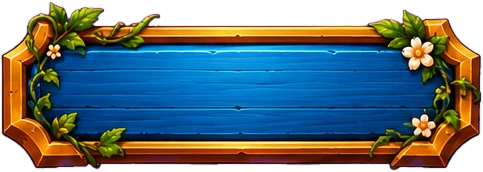
#> input picture ui/ans-blue.webp, 483 x 172 px
$ python sheet_green.py ../ui/ans-blue.webp ../ui/ans-gold.webp ../ui/ans-gold.webp
#> lines starting #> are read from the running program, lines starting #| are printed output that depends on the picture
"""Izreže sve elemente s magenta lista u zasebne WebP datoteke (redom: gore-dolje, lijevo-desno)."""
import sys, os
import numpy as np
from PIL import Image, ImageFilter
from scipy import ndimage
src, out, prefix = sys.argv[1], sys.argv[2], sys.argv[3]
a = np.asarray(Image.open(src).convert('RGB')).astype(np.float32)
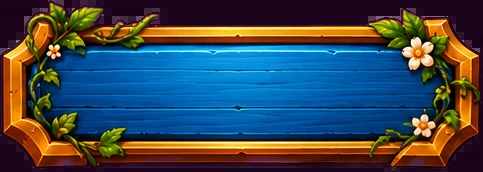
#> a: shape (172, 483, 3) float32; mean R, G, B 60.2, 71.1, 80.1
r, g, b = a[..., 0], a[..., 1], a[..., 2]
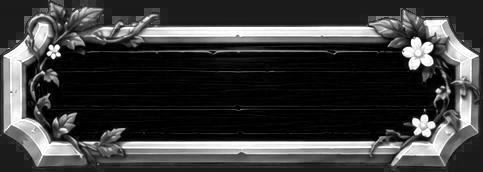
#> r: shape (172, 483) float32; min 0, max 255, mean 60.2
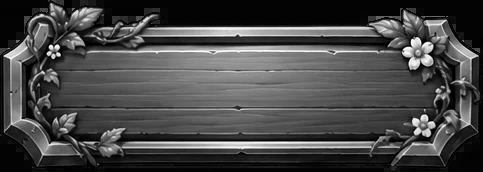
#> g: shape (172, 483) float32; min 0, max 255, mean 71.1
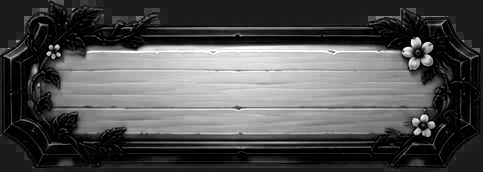
#> b: shape (172, 483) float32; min 0, max 255, mean 80.1
mag = g - np.maximum(r, b)
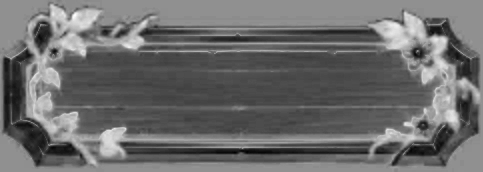
#> mag: shape (172, 483) float32; min -134, max 60, mean -51.4; drawn with min black and max white
alpha = np.clip(1 - (mag - 150) / 70, 0, 1)
#> alpha: shape (172, 483) float32; every value is 1
strict = np.clip(1 - (mag - 190) / 40, 0, 1)
fg = alpha > 0.5
#> fg: shape (172, 483) bool; every value is 1
lab, n = ndimage.label(ndimage.binary_dilation(fg, iterations=int(os.environ.get("DIL", "3"))))
#> lab: shape (172, 483) int32; every value is 1
#> n = 1
objs = ndimage.find_objects(lab)
#> objs = 1 item
items = []
for i, sl in enumerate(objs):
    if (sl[0].stop - sl[0].start) * (sl[1].stop - sl[1].start) < 4000: continue
    items.append((sl, i + 1))
#> this loop made 1 pass
#> after the loop, items = 1 item
rows = sorted(items, key=lambda t: t[0][0].start)
#> rows = 1 item
# grupiraj u redove po vertikali
groups, cur = [], []
for t in rows:
    if cur and t[0][0].start > max(c[0][0].stop for c in cur) - 20: groups.append(cur); cur = []
    cur.append(t)
#> after the loop, cur = 1 item; groups = []
if cur: groups.append(cur)
k = 0
for grp in groups:
    for sl, idx in sorted(grp, key=lambda t: t[0][1].start):
        own = ndimage.binary_dilation(lab == idx, iterations=2)
        al = np.where(own, np.minimum(alpha, np.maximum(strict, alpha)), 0)[sl]
        near = ndimage.binary_dilation(~(al > 0.5), iterations=3)
        rr, gg, bb = r[sl], g[sl], b[sl]
        cap = np.maximum(rr, bb) + 30
        spill = near & (gg > cap)
        gg = np.where(spill, cap, gg)
        al = np.asarray(Image.fromarray((al * 255).astype(np.uint8)).filter(ImageFilter.GaussianBlur(0.5))).astype(np.float32)
        img = Image.fromarray(np.dstack([rr, gg, bb, al]).astype(np.uint8), 'RGBA')
        img = img.crop(img.getbbox())
        name = '%s%02d.webp' % (prefix, k); img.save(os.path.join(out, name), 'WEBP', quality=90, method=6)
        print(name, img.size); k += 1
#> spill: shape (172, 483) bool; every value is 0
#> after the loop, k = 1
